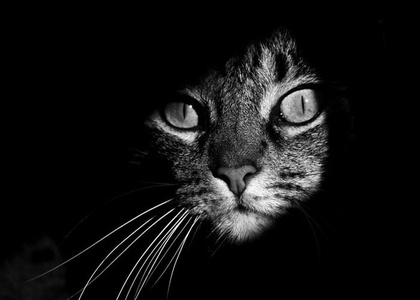
%> input picture Proces_Grafico/Laboratorio/MATLAB/gato.jpg, 420 x 300 px, shrunk from 700 x 500 before the run
$ octave --eval "result = Histograma;"   (GNU Octave 9; MATLAB toolbox functions it lacks are replaced by stand-ins)
%> lines starting %> are read from the running program, lines starting %| are printed output that depends on the picture
function hist=Histograma ()
imagen = 'gato.jpg';
im = imread(imagen);
%> im is the input picture: size 300x420x3 uint8; min 0, max 255, mean 18.3
imD = double(im);
[f,c]=size(imD);
%> f = 300; c = 1260

for i=1:256
    h(i) = 0;
end

for i=1:f
       for j=1:c
           k = imD(i,j);
           h(k+1) = h(k+1)+1;
       end
end
%> after the loop, h = 256 values, max 256401 at index 1, min 3 at index 250, mean 1476.6
plot(h);
hist = h;
%> hist has the same summary as h
%> `result = Histograma;`:
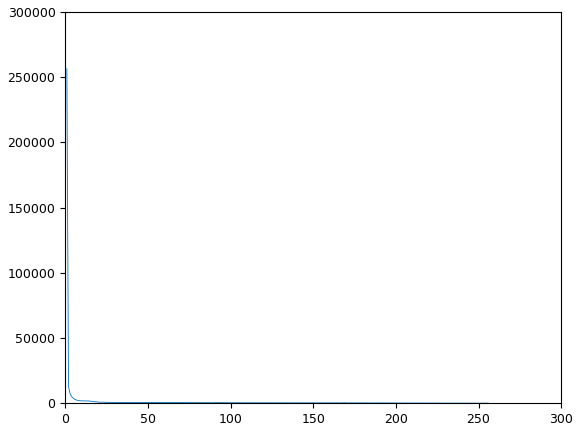
%> figure redrawn from the program's plot data; curve peaks at x = 1, y = 256401
%> `result = Histograma;`: result has the same summary as h in Histograma
